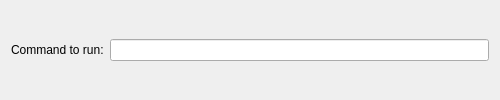
<?xml version="1.0" encoding="UTF-8"?>
<ui version="4.0">
    <class>Config</class>
    <widget class="QWidget" name="Config">
        <property name="geometry">
            <rect>
                <x>0</x>
                <y>0</y>
                <width>500</width>
                <height>100</height>
            </rect>
        </property>
        <layout class="QHBoxLayout" name="verticalLayout">
            <item>
                <widget class="QLabel" name="label">
                    <property name="text">
                        <string>Command to run:</string>
                    </property>
                </widget>
            </item>
            <item>
                <widget class="QLineEdit" name="commandToRun"></widget>
            </item>
        </layout>
    </widget>
    <resources/>
    <connections/>
</ui>
